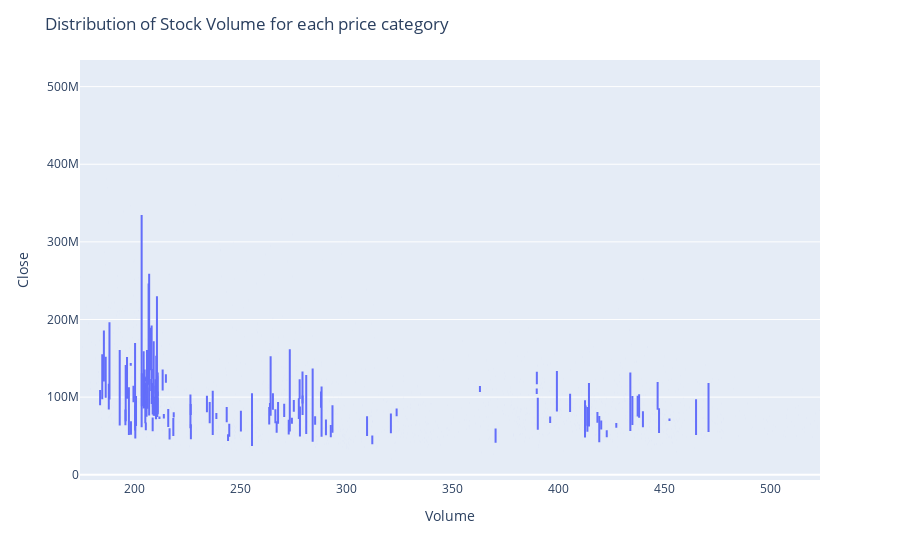

This figure's notebook cell:
### Code cell
fig = px.box(temp_df, x="Close", y="Volume")

fig.update_layout(
  title="Distribution of Stock Volume for each price category",xaxis_title="close",yaxis_title="volume"
)

fig.show()

### Figure 1 — Plotly figure (JSON) as saved in the notebook; plotly's stock layout.template omitted (floating-point values rounded to 4 significant figures; data arrays with more than 128 entries replaced by an {"elided": "..."} marker saying what was removed)
{"data": [{"alignmentgroup": "True", "hovertemplate": "Close=%{x}<br>Volume=%{y}<extra></extra>", "legendgroup": "", "marker": {"color": "#636efa"}, "name": "", "notched": false, "offsetgroup": "", "orientation": "v", "showlegend": false, "type": "box", "x": {"elided": "2578 float values"}, "x0": " ", "xaxis": "x", "y": {"elided": "2578 int values"}, "y0": " ", "yaxis": "y"}], "layout": {"autosize": true, "boxmode": "group", "legend": {"tracegroupgap": 0}, "margin": {"t": 60}, "title": {"text": "Distribution of Stock Volume for each price category"}, "xaxis": {"anchor": "y", "autorange": true, "domain": [0, 1], "range": [174.2, 523.2], "title": {"text": "Volume"}, "type": "linear"}, "yaxis": {"anchor": "x", "autorange": true, "domain": [0, 1], "range": [-6784000.0, 534300000.0], "title": {"text": "Close"}, "type": "linear"}}}
